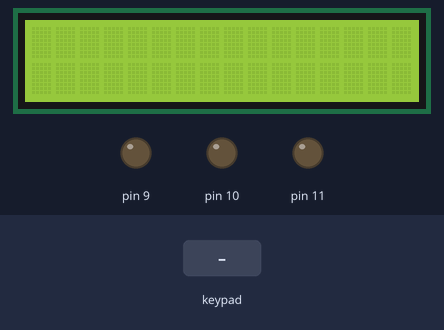
The program below on a simulated Arduino Uno, built with avr-gcc and run on an emulated ATmega328P. On the bench: 16×2 character LCD, output pins drawn as LEDs (lit = HIGH). Dashed ring = blinking. The inputs (shaded band) are chosen by the test bench. The modem accepts every AT command (registered, SIM ready, sends succeed) and sends nothing else; what the program prints to the serial monitor is not drawn.

Above: at 19.5 s.
19.6 s: keypad keys 2 7 1 2 1 9 9 6 # pressed 0.4 s apart
At 23.2 s:
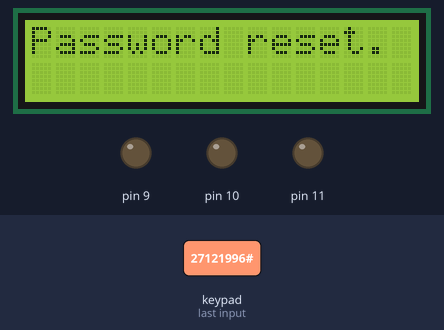
24.7 s: key '*' pressed
At 25.8 s:
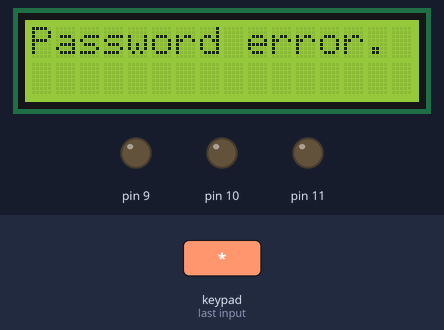
26.3 s: keypad keys 2 7 1 2 1 9 9 6 * pressed 0.4 s apart
At 26.76 s:
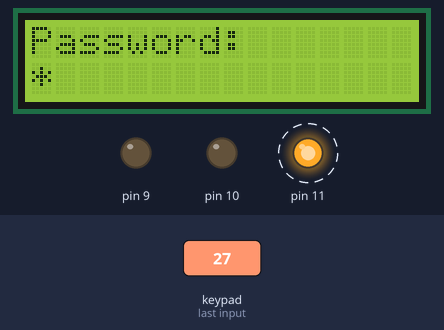
31.4 s: keypad keys 2 7 1 2 1 9 9 6 A pressed 0.4 s apart
At 36.1 s:
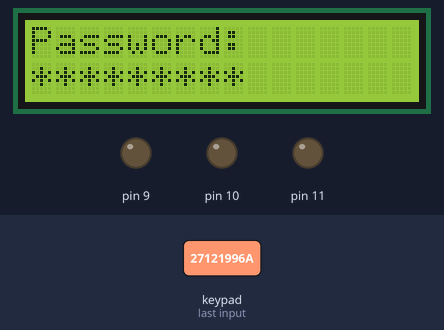
36.5 s: keypad keys 1 3 9 7 2 2 2 2 * pressed 0.4 s apart
At 36.95 s:
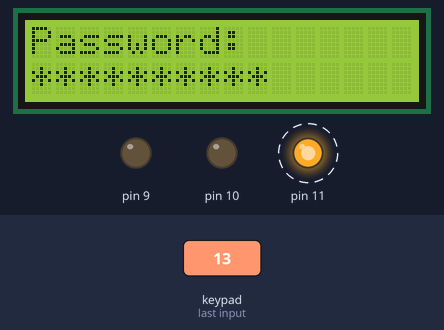
41.6 s: keypad keys 4 5 6 7 * pressed 0.4 s apart
At 42.45 s:
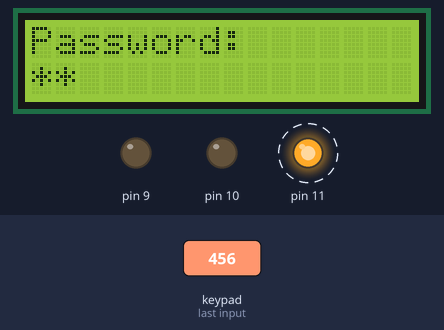
Timing chart, 0 to 44.8 s (numbered marks = the images above; inputs shaded):
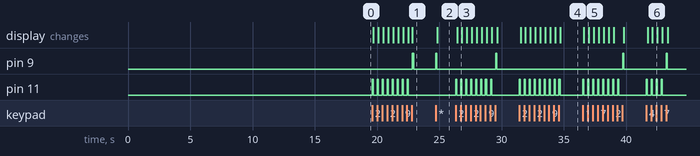

The program:

main.cpp
```cpp
#include <Arduino.h>
#include <Keypad.h>
#include <SoftwareSerial.h>
#include <String.h>
#include <Wire.h>
#include <LiquidCrystal_I2C.h>

//Config ESP
//const char wifiName = {'E'};
SoftwareSerial wifi(13, 12);
char responseBuffer[50];
///////////////

//Config KEYPAD
const byte rows = 4; //four rows
const byte cols = 4; //three columns
char keys[rows][cols] = {
  {'1','2','3', 'A'},
  {'4','5','6', 'B'},
  {'7','8','9', 'C'},
  {'*','0','#', 'D'},
};

byte rowPins[rows] = {4, 5, 6, 7}; //connect to the row pinouts of the keypad
byte colPins[cols] = {A3, A2, A1, A0}; //connect to the column pinouts of the keypad

Keypad keypad = Keypad( makeKeymap(keys), colPins, rowPins ,cols, rows );
char men[5];
char pass[5] = {'C', 'A', 'C', 'A', '\0'};

int i = 0;
int changepass;
int doorState = 0;
String data;
String datalength;
String peticion;
String envio;
String test;


LiquidCrystal_I2C lcd(0x3F,16,2);

///////////////////////////////////////////////////////////////////////////////


///////////////////////////////////////////////////////////////////////////////

void setup() {
  String SSID = "Wifi Casa";
  String PASS = "pilarluisivanruben1492";


  Serial.begin(115200);
  Serial.setTimeout(500);
  wifi.begin(115200);
  wifi.setTimeout(500);

  //restartEsp();

  lcd.init(A5,A4);
  lcd.backlight();

  //Reinicio
  for(int i = 0; i<20;i++){
      wifi.println("AT+RST");
    if(wifi.find("OK")){
      Serial.println("Restart OK");
      break;
    }else{
      Serial.println("Bad restart");
      delay(200);
    }
  }

  //CWMODE
  for(int i = 0; i<20;i++){
    wifi.println("AT+CWMODE=1");
    if(wifi.find("OK")){
      Serial.println("CWMODE OK");
      break;
    }else{
      Serial.println("CWMODE bad");
      delay(200);
    }
  }


  //CIPMUX


  /*wifi.println("AT+CWLAP");
  for(int j = 0; j<6000;j++);
  String mensaje = wifi.;
  Serial.println(mensaje);*/
  //Conexion al wifi


    //for(int j = 0; j<6000;j++);
    for(int i = 0; i<4;i++){
      wifi.println('AT+CWJAP="S8 Manu", "27121996"');
      delay(1500);
      if(wifi.find("WIFI GOT IP")){
        Serial.println("Conexion wifi OK");
        break;
      }else{
        Serial.println("Conexion wifi bad");
        delay(200);
        if(i == 3){
          Serial.println("IMPOSSIBLE TO CONNECT");
        }
      }
    }

    for(int i = 0; i<20;i++){
      wifi.println("AT+CIPMUX=0");
        if(wifi.find("OK")){
          Serial.println("CIPMUX OK");
          break;
        }else{
          Serial.println("CIPMUX bad");
          delay(200);
        }
    }


  /*for(int i = 0; i<20;i++){
    wifi.println('AT+CIPSTART="TCP","192.164.0.155",8083');
    delay(1000);
    if(wifi.find("OK")){
      Serial.println("TCP OK");
      break;
    }else{
      Serial.println("TCP bad");
      delay(200);
    }
  }*/

  for(int i = 0; i<10;i++){
    wifi.println("AT+CIPSTART=\"TCP\",\"192.168.43.170\",8083");
    delay(1000);
    wifi.println('AT+CIPSTART=?');
    if(wifi.find("OK")){
        Serial.println("TCP OK");
        break;
      }else{
        Serial.println("TCP bad");
        delay(200);
      }
  }

  //
/*  data = 'PUT /api/door HTTP/1.1\r\n\r\n {"id":5,"doorState":0,"doorAddress":"Arduino","doorPass":"9999","doorAdmin":"AAAA"}';
  datalength = data.length();
  peticion = 'AT+CIPSEND='+ datalength;*/

  data = 'GET /api/door/1 HTTP/1.1\r\n\r\n';
  datalength = data.length();
  //cips= "AT+CIPSEND=";
  peticion = 'AT+CIPSEND='+ datalength;
  //strcat (peticion,"strings ");

  for(i=0;i<5;i++){
    wifi.println(peticion);
    delay(500);
    //wifi.println("AT+CIPSEND");
    wifi.println(data);
    delay(500);
    if(wifi.find("SEND OK")){
      Serial.println("SEND OK");
      break;
    }else{
      Serial.println("SEND BAD");
    }
  }

  delay(1000);


  Serial.println(peticion);
  Serial.println(data);
/*

*/


}


void whiteFlash(){
  analogWrite(9, 255);
  analogWrite(10, 255);
  analogWrite(11, 255);
  delay(100);
  analogWrite(9, 0);
  analogWrite(10, 0);
  analogWrite(11, 0);
}

void blueFlash(){
  analogWrite(9, 0);
  analogWrite(10, 0);
  analogWrite(11, 255);
  delay(100);
  analogWrite(9, 0);
  analogWrite(10, 0);
  analogWrite(11, 00);
}

void redFlash(){
  analogWrite(9, 255);
  analogWrite(10, 0);
  analogWrite(11, 0);
  delay(100);
  analogWrite(9, 0);
  analogWrite(10, 0);
  analogWrite(11, 00);
}

void red(){
  analogWrite(9, 255);
  analogWrite(10, 0);
  analogWrite(11, 0);
}

void green(){
  analogWrite(9, 0);
  analogWrite(10, 255);
  analogWrite(11, 0);
}

void blue(){
  analogWrite(9, 0);
  analogWrite(10, 0);
  analogWrite(11, 255);
}


void loop() {

  char key = keypad.getKey();


if (key != NO_KEY) {
  if(doorState == 1 && key == 'C' && i == 0){ // CERRAR PUERTA SI ESTÁ ABIERTA, Y SE PULSA 'C' POR PRIMERA VEZ
    digitalWrite(12, LOW);
    doorState = 0;
    Serial.println("Door closed.");
    lcd.clear();
    lcd.setCursor(0,0);
    lcd.print("Door closed.");
    whiteFlash();
  }else if(doorState == 1 && key == 'A' && i == 0 && changepass == 0){ //INSERTAR NUEVA PASS SI ESTÁ ABIERTO, SE PULSA A Y ES EL PRIMER CARACTER
    Serial.println("Insert new pass:");
    lcd.clear();
    lcd.setCursor(0,0);
    lcd.print("Insert new pass:");
    changepass = 1;
  }else if (key != '*' && key != '#'){
    blueFlash();
    men[i] = key;
    if(i==0){
      lcd.clear();
      lcd.setCursor(0,0);
      lcd.print("Password:");
    }
    lcd.setCursor(i,1);
    lcd.print('*');

    i++;
  }else if (key == '*' && changepass == 1){ //NUEVA PASS
    i = 0;
    memset(pass, 0, sizeof(pass));
    strcpy(pass, men);
    memset(men, 0, sizeof(men));
    Serial.print("New pass: ");
    Serial.println(pass);

    lcd.clear();
    lcd.setCursor(0,0);
    lcd.print("Password changed");

    changepass = 0;
    whiteFlash();
    delay(100);
    whiteFlash();
    delay(100);
    whiteFlash();
  }else if (key == '*' && changepass == 0){
    i = 0;
    if(strcmp(men, pass) == 0){ //Equals zero means that both strings are equals
      green();
      Serial.print("Password OK, door open: ");
      lcd.clear();
      lcd.setCursor(0,0);
      lcd.print("Password OK");

      doorState = 1;
      digitalWrite(12, HIGH);

    }else{
      redFlash();
      Serial.print("Password error: ");
      lcd.clear();
      lcd.setCursor(0,0);
      lcd.print("Password error.");
    }
    Serial.println(men);
    memset(men, 0, sizeof(men));

  }else if (key == '#'){
    i = 0;
    Serial.println("Password reset.");
    lcd.clear();
    lcd.setCursor(0,0);
    lcd.print("Password reset.");
    memset(men, 0, sizeof(men));
    redFlash();


  }
}
}
```

Measured:
- after the input at 19.6 s, pin 9: LOW → HIGH after 3.2 s, → LOW 0.10 s later; pin 11: alternates HIGH for 0.10 s and LOW for 0.30 s, 16 changes in all, then stays LOW, starting at once; the display: first changes after 0.11 s (image 1 shows a later state)
- after the input at 24.7 s, pin 9: LOW → HIGH at once, → LOW 0.10 s later; the display: changes after 0.13 s (image 2)
- after the input at 26.3 s, pin 9: LOW → HIGH after 3.2 s, → LOW 0.10 s later; pin 11: alternates HIGH for 0.10 s and LOW for 0.30 s, 16 changes in all, then stays LOW, starting at once; the display: changes after 0.12 s (image 3)
- after the input at 31.4 s, pin 11: alternates HIGH for 0.10 s and LOW for 0.30 s, 18 changes in all, then stays LOW, starting at once; the display: first changes after 0.12 s (image 4 shows a later state)
- after the input at 36.5 s, pin 9: LOW → HIGH after 3.2 s, → LOW 0.10 s later; pin 11: alternates HIGH for 0.10 s and LOW for 0.30 s, 16 changes in all, then stays LOW, starting at once; the display: changes after 0.10 s (image 5)
- after the input at 41.6 s, pin 9: LOW → HIGH after 1.6 s, → LOW 0.10 s later; pin 11: alternates HIGH for 0.10 s and LOW for 0.30 s, 8 changes in all, then stays LOW, starting at once; the display: first changes after 0.11 s (image 6 shows a later state)
